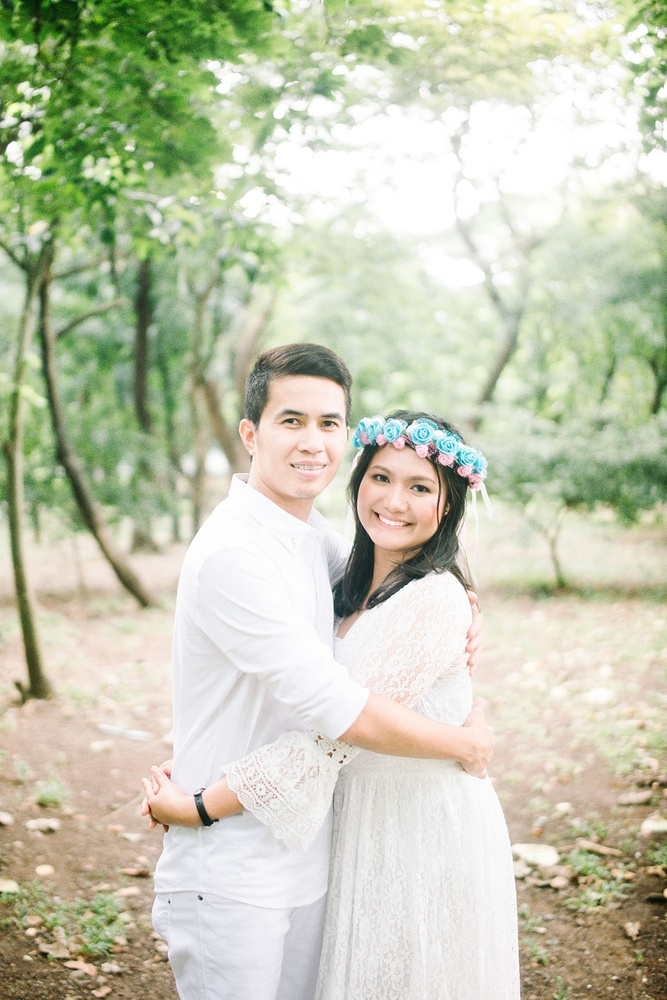
#> input picture over.jpg, 667 x 1000 px, shrunk from 1200 x 1798 before the run
$ python histo_equalization.py
#> lines starting #> are read from the running program, lines starting #| are printed output that depends on the picture
import cv2 as cv
import numpy as np
from matplotlib import pyplot as plt


img = cv.imread('over.jpg', 0)
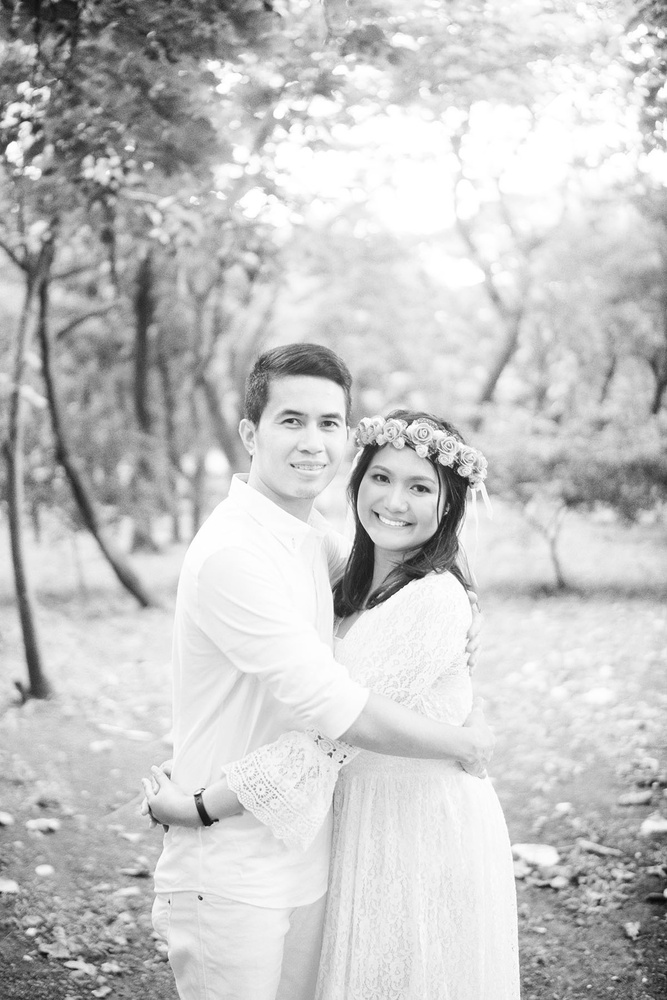
#> img: shape (1000, 667); min 5, max 255, mean 197.6
equ = cv.equalizeHist(img)
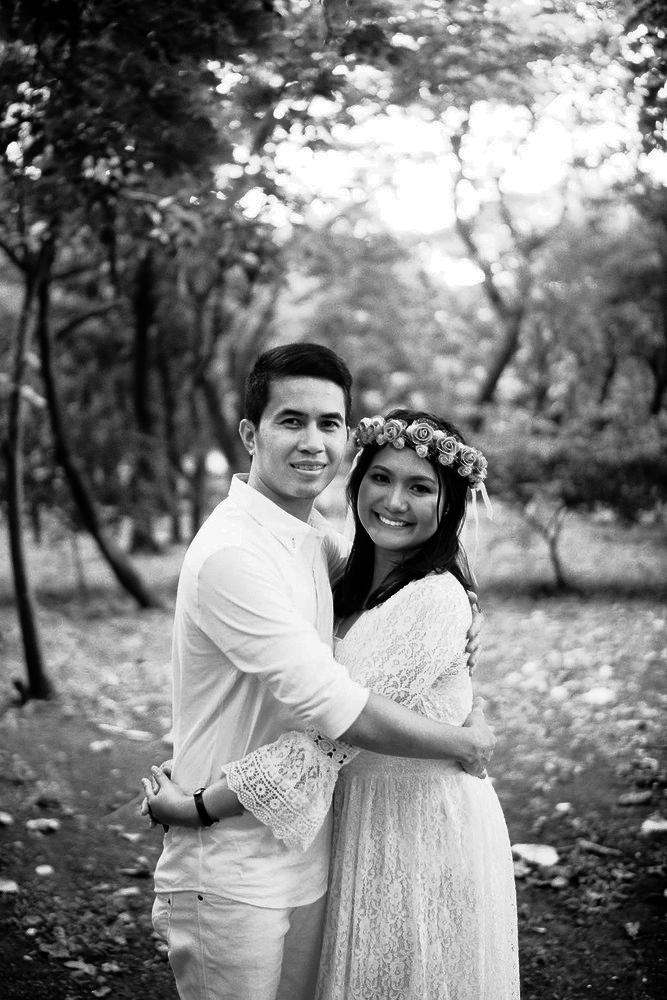
#> equ: shape (1000, 667); min 0, max 255, mean 128.6
# cv.imshow('equalization', equ)

titles = ['over exposed image', 'after equalization']
images = [img, equ]
for i in range(2):
    plt.subplot(1, 2, i+1), plt.imshow(images[i], 'gray')
    plt.title(titles[i])
    plt.xticks([]),plt.yticks([])

plt.show()
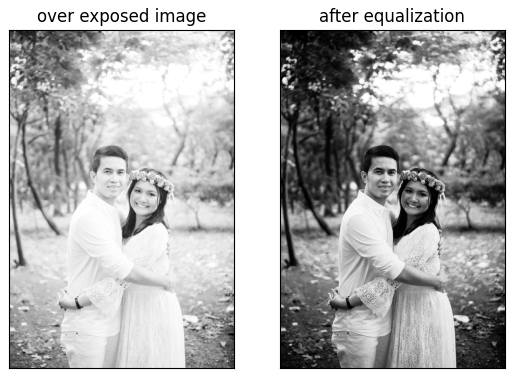
#> figure drawn by matplotlib, 2 panels

$ run again, with aero1.jpg copied over over.jpg
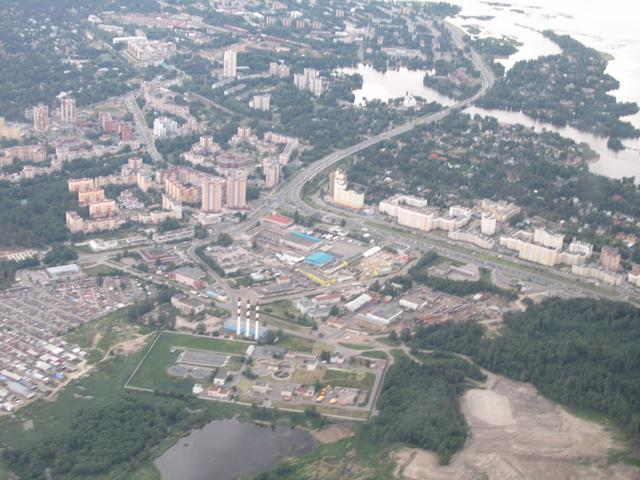
#> input picture aero1.jpg, 640 x 480 px
#> `equ = cv.equalizeHist(img)`:
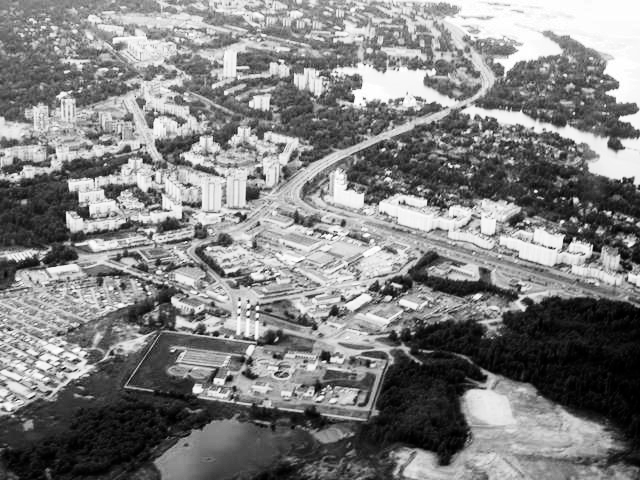
#> equ: shape (480, 640); min 0, max 255, mean 128.4
#> `plt.show()`:
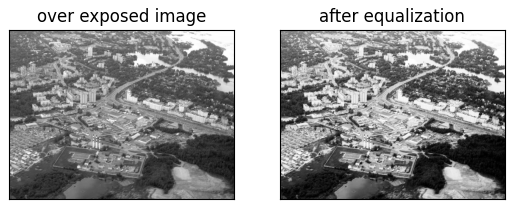
#> figure drawn by matplotlib, 2 panels

$ run again, with blox.jpg copied over over.jpg
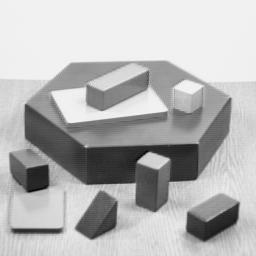
#> input picture blox.jpg, 256 x 256 px
#> img is the input picture: shape (256, 256); min 0, max 252, mean 182.8
#> `equ = cv.equalizeHist(img)`:
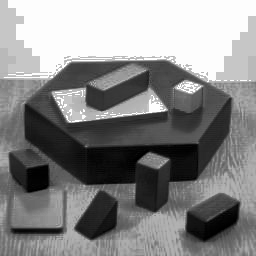
#> equ: shape (256, 256); min 0, max 255, mean 134.3
#> `plt.show()`:
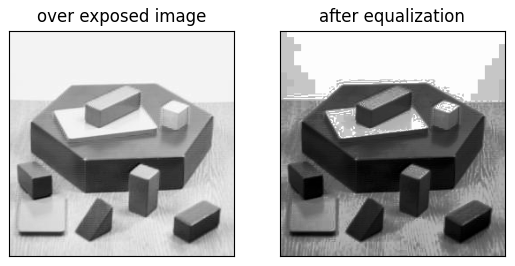
#> figure drawn by matplotlib, 2 panels
